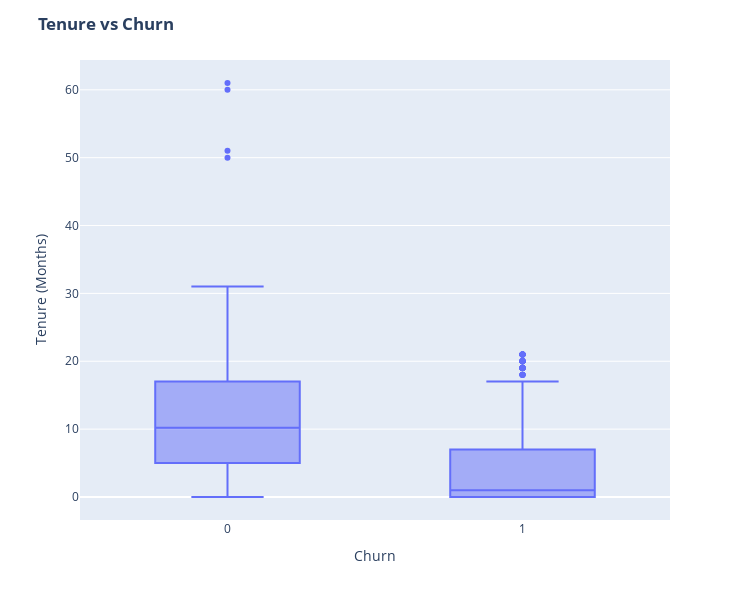

The code cell stored with this chart in its notebook:
### Markdown cell above
The City Tier with the highest OrderCount is 1 with 	10835 orders

### Code cell
fig = px.box(df, x='Churn', y = 'Tenure')
fig.update_yaxes(title_text='Tenure (Months)', row=1, col=1)
fig.update_xaxes(title_text='Churn', row=1, col=1)
fig.update_layout(autosize=True, width=750, height=600,
    title_font=dict(size=25, family='Courier'),
    title='<b>Tenure vs Churn</b>',
)
fig.show()

### Figure 1 — Plotly figure (JSON) as saved in the notebook; plotly's stock layout.template omitted (floating-point values rounded to 4 significant figures; data arrays with more than 128 entries replaced by an {"elided": "..."} marker saying what was removed)
{"data": [{"alignmentgroup": "True", "hovertemplate": "Churn=%{x}<br>Tenure=%{y}<extra></extra>", "legendgroup": "", "marker": {"color": "#636efa"}, "name": "", "notched": false, "offsetgroup": "", "orientation": "v", "showlegend": false, "type": "box", "x": {"elided": "5630 int values"}, "x0": " ", "xaxis": "x", "y": {"elided": "5630 float values"}, "y0": " ", "yaxis": "y"}], "layout": {"autosize": true, "boxmode": "group", "height": 600, "legend": {"tracegroupgap": 0}, "margin": {"t": 60}, "title": {"text": "<b>Tenure vs Churn</b>"}, "width": 750, "xaxis": {"anchor": "y", "domain": [0, 1], "title": {"text": "Churn"}}, "yaxis": {"anchor": "x", "domain": [0, 1], "title": {"text": "Tenure (Months)"}}}}
